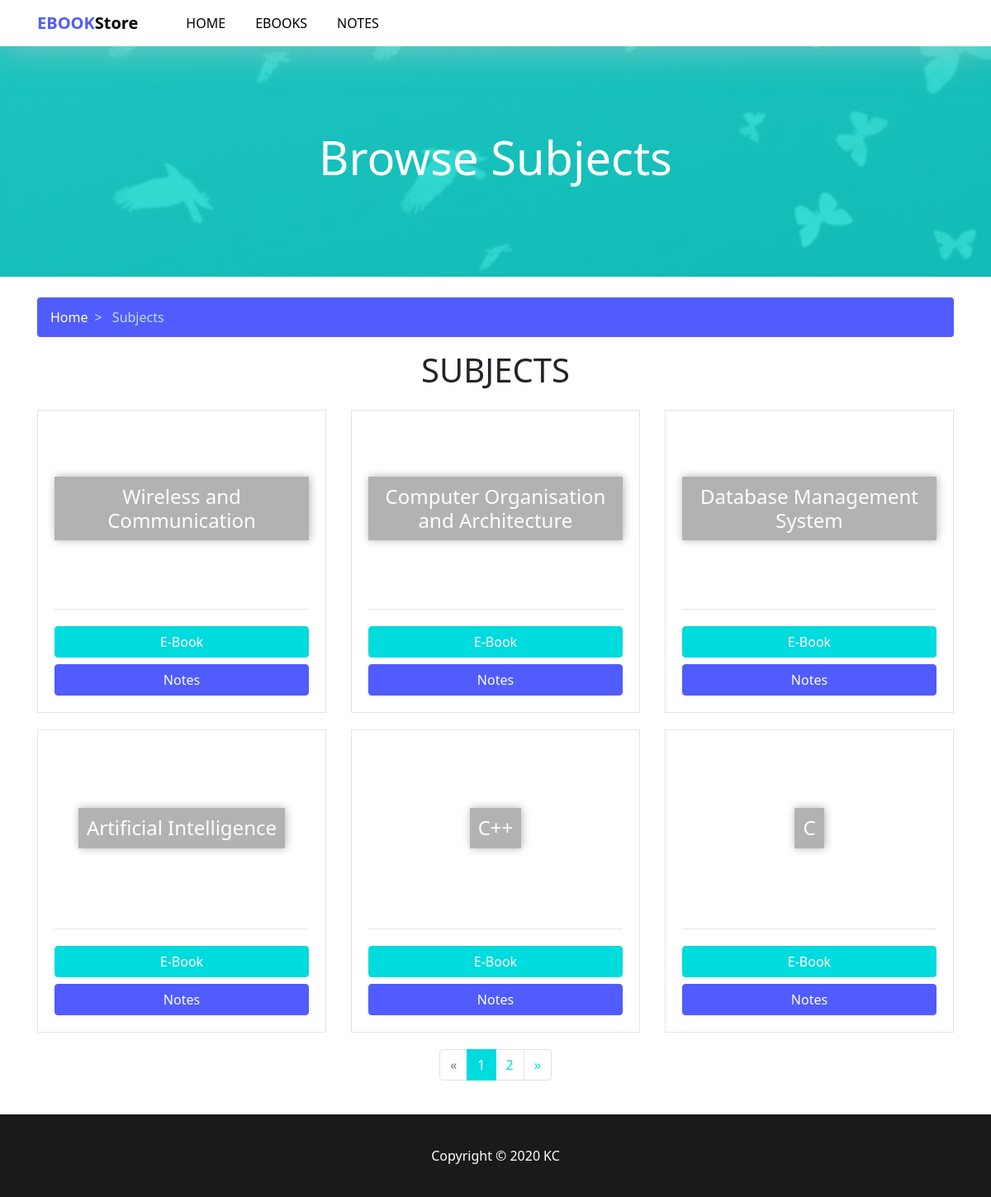
Page /subjects on the committed database.
### ebook/models.py (models this page shows, shortened)
class Subject(models.Model):
    title = models.CharField(max_length=200, unique=True)

### ebook/views.py (the view)
# urls.py: path('subjects', views.subjects, name='subjects'),
def subjects(request):
    subjects = Subject.objects.all()
    paginator = Paginator(subjects, 6)
    page = request.GET.get('page')
    subjects = paginator.get_page(page)
    context = {
        'subjects': subjects,
    }
    return render(request, 'ebook/subjects.html', context)

### ebook/templates/ebook/subjects.html (shortened to what this page needs)
{% extends 'base.html' %}
{% load static %}
{% block content %}
  <div class="showcase-secondary">
    <h1 class="showcase-heading display-4">Browse Subjects</h1>
  </div>
  <section class="main">
    <div class="container">
      <nav aria-label="breadcrumb">
        <ol class="breadcrumb">
          <li class="breadcrumb-item"><a href="{% url 'ebook:index' %}">Home</a></li>
          <li class="breadcrumb-item active" aria-current="page">
            Subjects
          </li>
        </ol>
      </nav>
      <h1 class="main-heading uppercase mt-2 mb-4">Subjects</h1>
      <div class="row">
          {% for subject in subjects %}
            <div class="col-lg-4 col-md-6">
              <div class="sub-card">
                <div class="sub-head">
                  <h4 class="sub-title">{{ subject.title }}</h4>
                </div>
                <a href="{% url 'ebook:ebooks' 0 subject.id %}" class="btn btn-primary btn-block">E-Book</a>
                <a href="{% url 'ebook:ebooks' 1 subject.id %}" class="btn btn-secondary btn-block">Notes</a>
              </div>
            </div>
          {% endfor %}
      </div>
      {% if subjects.has_other_pages %}
        <nav aria-label="Page navigation">
          <ul class="pagination justify-content-center">
            {% if subjects.has_previous %}
              <li class="page-item">
                <a class="page-link" href="?page={{ subjects.previous_page_number }}" aria-label="Previous">
                  <span aria-hidden="true">&laquo;</span>
                </a>
              </li>
            {% else %}
              <li class="page-item disabled">
                <a class="page-link" href="#" aria-label="Previous">
                  <span aria-hidden="true">&laquo;</span>
                </a>
              </li>
            {% endif %}
            {% for i in subjects.paginator.page_range %}
              {% if subjects.number == i %}
                <li class="page-item active">
                  <a class="page-link" href="#">{{ i }}</a>
                </li>
                {% else %}
                  <li class="page-item">
                    <a class="page-link" href="?page={{ i }}">{{ i }}</a>
                  </li>
              {% endif %}
            {% endfor %}
            {% if subjects.has_next %}
              <li class="page-item">
                <a class="page-link" href="?page={{ subjects.next_page_number }}" aria-label="Next">
                  <span aria-hidden="true">&raquo;</span>
                </a>
              </li>
            {% else %}
              <li class="page-item disabled">
                <a class="page-link" href="#" aria-label="Next">
                  <span aria-hidden="true">&raquo;</span>
                </a>
              </li>
            {% endif %}
          </ul>
        </nav>
      {% endif %}
    </div>
  </section>
{% endblock %}

### static/ebook/css/style.css (style rules this page uses)
.showcase, .showcase-secondary { margin-top: 55px; display: flex; flex-direction: column; height: 80vh; overflow: hidden; justify-content: center; align-content: center; text-align: center; background: rgba(0, 219, 222, 0.8); padding: 10px; }
.showcase .showcase-heading, .showcase-secondary .showcase-heading { color: white; }
.showcase-secondary { height: 35vh; }
.btn-primary { background-color: #00dbde; border-color: #00dbde; }
.btn-secondary { background-color: #505cfd; border-color: #505cfd; }
.pagination .page-link { color: #00dbde; }
.pagination .page-item.active > .page-link { background: #00dbde; border-color: #00dbde; color: white; }
.breadcrumb { background: #505cfd; }
.breadcrumb .breadcrumb-item + .breadcrumb-item::before { content: '>'; color: #c4dce8; }
.breadcrumb .breadcrumb-item a { color: white; }
.breadcrumb .breadcrumb-item.active { color: #c4dce8; }
* { box-sizing: border-box; font-family: "Segoe UI", Tahoma, Geneva, Verdana, sans-serif; }
body { background: url("../img/showcase1.jpg"); background-size: cover; background-attachment: fixed; background-repeat: no-repeat; }
.uppercase { text-transform: uppercase; }
.main { background: white; padding-top: 25px; padding-bottom: 25px; min-height: calc( 100vh - 55px - 35vh - 100px ); }
.main .main-heading { text-align: center; }
.main .sub-card { display: flex; flex-direction: column; justify-content: bottom; padding: 20px 20px; margin-bottom: 20px; border: 1px solid rgba(0, 0, 0, 0.1); }
.main .sub-card .sub-head { position: relative; display: flex; flex-direction: column; justify-content: center; align-items: center; text-align: center; padding-bottom: 20px; margin-bottom: 20px; border-bottom: 1px solid rgba(0, 0, 0, 0.1); }
.main .sub-card .sub-head .sub-title { background-color: rgba(0, 0, 0, 0.3); color: white; position: absolute; font-size: 1.5rem; font-weight: 500; margin-top: 5px; padding: 10px; box-shadow: 1px 0px 10px rgba(0, 0, 0, 0.3); }

### rows in the picture
Subject: title "Wireless and Communication"
Subject: title "Computer Organisation and Architecture"
Subject: title "Database Management System"
Subject: title "Artificial Intelligence"
Subject: title "C++"
Subject: title "C"

### other values in the picture
{{ i }} "1"
{{ i }} "2"
